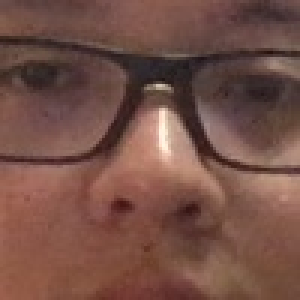
#> input picture Samples/0.jpg, 100 x 100 px, given in place of the camera (shown 3 times larger)
$ python ImageCap.py
#> lines starting #> are read from the running program, lines starting #| are printed output that depends on the picture
### IndexMachine.py
#Sample Collection Back-end
#Xiaoyi(Sean) Wang
#2018-Oct-30


import cv2
import numpy as np
from threading import Thread
import datetime
import math
import csv
import os
import time


class general:
	def __init__(self):
		i, middlei, upi, downi, lefti, righti, clicki, Gi = self.getlocalIndex()
		print(i, middlei, upi, downi, lefti, righti, clicki, Gi)

	# [14 lines left out: function getlocalIndex, not called in this run]


#Show all datafolder's in the sample folder with the folder name of timestamp.
#Users can choose which one to be output.
#Save the folders users want to output in the setout folder.

class GenerateDataSet:
	def __init__(self):
		return

	def mkdir(self):

		DataName = "1000";

		path = "./CurrentData/" + DataName
		folder = os.path.exists(path)

		rows = [(DataName,)]

		if not folder:
			os.makedirs(path)
			pathdir = ['/up', '/down', '/left', '/right']
			for j in range(len(pathdir)):
				pathi = path+pathdir[j]
				os.makedirs(pathi)
			with open(path + '/index.csv', 'w') as f:
				f.write('0,0,0,0,0,0,0,0')
			print("---  new folder...  ---")
			print("---  OK  ---")

		else:
			print("---  There is this folder!  ---")

		return path


# [3 lines that do not run on import are left out]

### ImageCap.py
#Sample Collection Back-end
#Xiaoyi(Sean) Wang
#2018-8-16


import cv2
import numpy as np
from threading import Thread
import time
import datetime
import math
import csv
from IndexMachine import GenerateDataSet

class WebcamVideosStream:
	def __init__(self,src):
#> called with src = 0
		cap = cv2.VideoCapture(src)
		cap.set(cv2.CAP_PROP_FOURCC, cv2.VideoWriter_fourcc('M','J', 'P', 'G')) #4-character code for codec (MJPG)
		cap.set(3, 640) #WIDTH
		cap.set(4, 480) #HEIGT
		self.stream = cap
		(self.grabbed, self.frame) = self.stream.read()
#> self.frame is the input picture: shape (100, 100, 3); mean B, G, R 70.5, 80.1, 116.6
		self.stopped = False

	def start(self):
		Thread(target=self.update, args=()).start()
		return self

	def update(self):
		while True:
			if self.stopped:
				return
			(self.grabbed,self.frame) = self.stream.read()

	def read(self):
		return self.frame

	def stop(self):
		self.stopped = True

class frameGet:

	def Getframe(self, fvs, face_cascade, close, further,eye_cascade):
		# make X,Y,H,W global
		GXR = 0
		GYR = 0
		GXW = 0
		GXH = 0

		# Capture frame-by-frame
		frame = fvs.read()
		cut = 0
		# Our operations on the frame come here
		gray = cv2.cvtColor(frame.astype(np.uint8), cv2.COLOR_BGR2GRAY)
		faces = face_cascade.detectMultiScale(gray, 1.3, 5)
		ref_x = 0
		FXR = 0

		FX = 0
		FY = 0
		FW = 0
		FH = 0


		for (x, y, w, h) in faces:
			FX = x
			FY = y
			FW = w
			FH = h
			roi_gray = gray[y:y + h, x:x + w]
			roi_color = frame[y:y + h, x:x + w]
			eyes = eye_cascade.detectMultiScale(roi_gray)
			FXR = x
			for (ex, ey, ew, eh) in eyes:
				ref_x = ex
				GXR = ex+x
				GYR = ey+y
				GXW = ew
				GXH = eh
				break
		# if no face detected
		Y = 0
		H = 0
		if FXR != 0 and GXR != ref_x:
			# Face position is good
			if GXW >= close and GXH >= close and GXW <= further and GXH <= further:
				X = math.floor(GXR + (GXW / 2) - (close / 2))
				Y = math.floor(GYR + (GXH / 2) - (close / 2))
				H = close
				W = close
				cut = frame[Y:(Y + H), X:(X + W)]
				cut = self.hisEqulColor(cut)

		return frame, cut, GXR, Y, H, FX, FY, FW, FH

	# [7 lines left out: function hisEqulColor, not called in this run]


class frameRun:


	def __init__(self, device):
		# 0 for internal webcam, 1 for usb webcam

		if device == 0:
			src = 0
			close = 30
			further = 40
		elif device == 1:
			src = 1
			close = 30
			further = 40
		fvs = WebcamVideosStream(src).start()

		#for arrows (instruction)
		middle = cv2.imread("Arrows/mid.jpg")
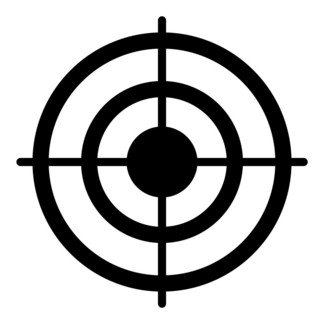
#> input picture Arrows/mid.jpg, 324 x 324 px
#> middle is the input picture: shape (324, 324, 3); min 0, max 255, mean 191.3
		up = cv2.imread("Arrows/up.png")
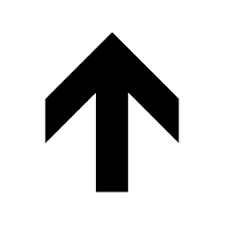
#> input picture Arrows/up.png, 225 x 225 px
#> up is the input picture: shape (225, 225, 3); min 0, max 255, mean 207.8
		down = cv2.imread("Arrows/down.jpg")
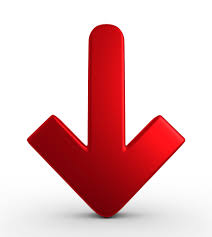
#> input picture Arrows/down.jpg, 212 x 237 px
#> down is the input picture: shape (237, 212, 3); mean B, G, R 192.2, 190.7, 231.4
		left = cv2.imread("Arrows/left.png")
		right = cv2.imread("Arrows/Right.jpg")
		stop = cv2.imread("Arrows/stop.png")
		cv2.namedWindow("Arrows")

		a = cv2.imread("rotating/3.png")
		b = cv2.imread("rotating/4.png")
		c = cv2.imread("rotating/5.png")
		d = cv2.imread("rotating/6.png")
		e = cv2.imread("rotating/7.png")

		face_cascade = cv2.CascadeClassifier('haarcascades/haarcascade_frontalface_default.xml')
		eye_cascade = cv2.CascadeClassifier('haarcascades/haarcascade_eye.xml')
		var = 1

		#Read index

		path = GenerateDataSet().mkdir()

		index = [0,0,0,0,0,0,0,0]
		print(path)
		with open(path+'/index.csv') as f:
			f_csv = csv.reader(f)
			for row in f_csv:
				print(int(row[1]))
				for i in range(len(row)):
					index[i] = int(row[i])

		action = ['/up','/down','/left','/right','/click']

		counter = -1
		ind = 0
		SampleEpisode = 50
		roundcounter = 0
		MaxRC = 2
		relaxTime = 5

		t1 = time.clock()

		cut = np.zeros((200, 200 ,3), np.uint8)
		showcut = cv2.resize(cut, (200, 200))
		showarr = np.zeros((200, 200 ,3), np.uint8)

		FXAVG = 0

		FYAVG = 0

		FWAVG = 0

		FHAVG = 0

		AVGcounter = 0

		middleX = 310
		middleY = 240
		Width = 200
		Length = 200


		while var == 1:
			frame, head, GXR, Y, H, FX, FY, FW, FH = frameGet().Getframe(fvs, face_cascade, close, further, eye_cascade)
#> in Getframe, `gray = cv2.cvtColor(frame.astype(np.uint8), cv2.COLOR_BGR2GRAY)`:
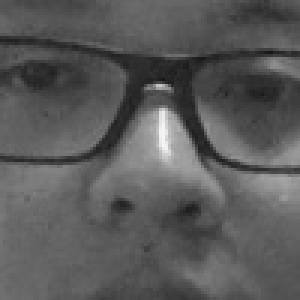
#> gray: shape (100, 100) (shown 3 times larger); min 22, max 245, mean 89.9
#> in Getframe, `faces = face_cascade.detectMultiScale(gray, 1.3, 5)`: faces = ()
#> head = 0; GXR = 0; Y = 0; H = 0; FX = 0; FY = 0; FW = 0; FH = 0

			if FX != 0:
				FXAVG = self.compare(FX, FXAVG, AVGcounter)
				FYAVG = self.compare(FY, FYAVG, AVGcounter)
				FWAVG = self.compare(FW, FWAVG, AVGcounter)
				FHAVG = self.compare(FH, FHAVG, AVGcounter)
				AVGcounter += 1

			if GXR != 0 and Y != 0 and H != 0:

				t2 = time.clock()
				if counter == -1:
					counter = 0
				elif counter == 0:
					FXAVG, FYAVG, FWAVG, FHAVG, AVGcounter = seconds.Run(0, relaxTime,showarr,showframe,showcut, fvs, face_cascade, close, further, eye_cascade, FXAVG, FYAVG, FWAVG, FHAVG, AVGcounter)
					counter += 1
				elif counter < SampleEpisode+1:
					if (t2 - t1) >= 0.2:
						pathi = path + action[index[0]] + action[index[0]]
						index[index[0]+1], cut = self.ImgSandP(pathi,index[index[0]+1],head,Y,H)
						print(counter)
						counter += 1
						t1 = time.clock()
				elif counter == SampleEpisode+1:
					index[7] += 1
					index[0] = index[7] % 4
					counter += 1
				else:
					if index[0] == 0:
						roundcounter += 1
					counter = 0
					ind = 0
					if roundcounter == MaxRC:
						ind = 2


			disp = frame.copy()


			cv2.rectangle(disp, (middleX - int(0.5*Width), middleY - int(0.5*Length)), (middleX + int(0.5*Width), middleY + int(0.5*Length)), (0, 255, 0), 3)

			if index[0] == 0:
				arr = up
			elif index[0] == 1:
				arr = down
			elif index[0] == 2:
				arr = left
			elif index[0] == 3:
				arr = right

			indsap = counter%5
			if indsap == 0:
				sap = a
			elif indsap == 1:
				sap = b
			elif indsap == 2:
				sap = c
			elif indsap == 3:
				sap = d
			elif indsap == 4:
				sap = e

			showarr = cv2.resize(arr, (200,200))
			showframe = cv2.resize(disp, (200, 200))
			showframe = cv2.flip(showframe, 1)
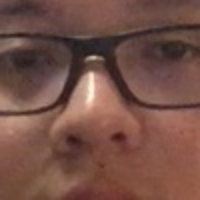
#> showframe: shape (200, 200, 3); mean B, G, R 70.4, 80, 116.6
			showcut = cv2.resize(cut, (200,200))
			showcut = cv2.flip(showcut, 1)
#> (the run stopped early here; a loop or call above may not have finished)
